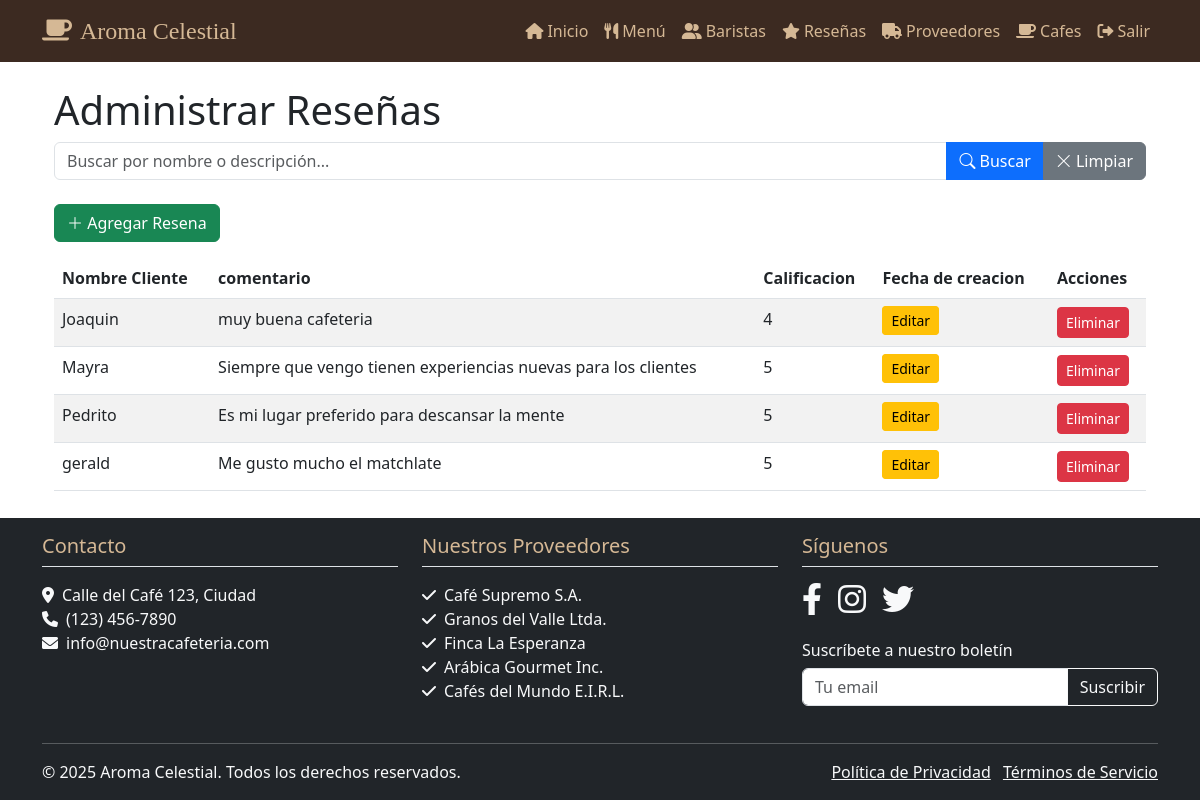
The page /admin_resena/ (signed in) on the database its author committed.
### miapp/models.py (models this page shows)
class Resena(models.Model):
    id = models.AutoField(primary_key=True)
    nombre_cliente = models.CharField(max_length=100)
    calificacion = models.IntegerField()
    comentario = models.TextField()
    fecha_creacion = models.DateTimeField(auto_now_add=True)

### miapp/views.py (the view, shortened to what this page needs)
# urls.py: path('admin_resena/', views.ResenaAdminView.as_view(), name='resena_admin'),
class ResenaAdminView(PermissionProtectedTemplateView):
    template_name = 'admin_resenas.html'
    group_required = 'Administrador'
    permission_required = 'cafeteria.can_edit_menu'
    model = Resena
    form_class = ResenaForm
    context_object_name = 'resenas'
    paginate_by = 10
    search_fields = ['nombre_cliente']  # Campos para buscar
    def get_context_data(self, **kwargs):
        context = super().get_context_data(**kwargs)
        search_query = self.request.GET.get('q', '')
        if search_query:
            q_objects = Q()
            for field in self.search_fields:
                q_objects |= Q(**{f"{field}__icontains": search_query})
            resenas_list = self.model.objects.filter(q_objects).order_by('nombre_cliente')
        else:
            resenas_list = self.model.objects.all().order_by('nombre_cliente')
        paginator = Paginator(resenas_list, self.paginate_by)
        page_number = self.request.GET.get('page')
        page_obj = paginator.get_page(page_number)
        context['resenas'] = page_obj  # En lugar de cafes_list
        context['search_query'] = search_query
        context['form'] = self.form_class()
        proveedor_id = self.kwargs.get('id')
        if proveedor_id:
            context['resena'] = get_object_or_404(self.model, id=proveedor_id)
            context['form'] = self.form_class(instance=context['resena'])
        return context

### miapp/forms.py
class ResenaForm(forms.ModelForm):
    class Meta:
        model = Resena
        fields = ['nombre_cliente', 'comentario', 'calificacion']
        widgets = {
            'nombre_cliente': forms.TextInput(attrs={'class': 'form-control'}),
            'comentario': forms.Textarea(attrs={'class': 'form-control', 'rows': 2}),
            'calificacion': forms.NumberInput(attrs={'class': 'form-control', 'min': 1, 'max': 5}),
        }

### miapp/templatetags/user_tags.py (called while the page is built)
@register.filter(name='has_group')
def has_group(user, group_name):
    return user.groups.filter(name=group_name).exists()

### miapp/templates/admin_resenas.html (shortened to what this page needs)
{% extends 'base.html' %}
{% block content %}
<div class="container mt-4">
  <h1>Administrar Reseñas</h1>
  <form method="get" class="mb-4">
    <div class="input-group">
      <input
        type="text"
        name="q"
        class="form-control"
        placeholder="Buscar por nombre o descripción..."
        value="{{ search_query }}"
      >
      <button type="submit" class="btn btn-primary">
        <i class="bi bi-search"></i> Buscar
      </button>
      <a href="{% url 'resena_admin' %}" class="btn btn-secondary">
        <i class="bi bi-x-lg"></i> Limpiar
      </a>
    </div>
  </form>
  <button
    type="button"
    class="btn btn-success mb-3"
    data-bs-toggle="modal"
    data-bs-target="#resenasModal"
  >
    <i class="bi bi-plus-lg"></i> Agregar Resena
  </button>
 <table class="table table-striped">
    <thead>
      <tr>
        <th>Nombre Cliente</th>
        <th>comentario</th>
        <th>Calificacion</th>
        <th>Fecha de creacion</th>
        <th>Acciones</th>
      </tr>
    </thead>
    <tbody>
      {% for resena in resenas %}
        <tr>
          <td>{{ resena.nombre_cliente }}</td>
          <td>{{ resena.comentario }}</td>
          <td>{{ resena.calificacion }}</td>
          <td>
            <a
              href="{% url 'resena_admin' resena.id %}"
              class="btn btn-warning btn-sm"
              style="display: inline;"
            > Editar
            </a>
            </td>
            <td>
              <button
                type="button"
                class="btn btn-danger btn-sm inline"
                onclick="abrirModalEliminar({{ resena.id }} , '{{ resena.nombre_cliente }}')"
              > Eliminar
              </button>
          </td>
        </tr>
      {% empty %}
        <tr>
          <td colspan="5">No se encontraron resenas{% if search_query %} para "{{ search_query }}"{% endif %}.</td>
        </tr>
      {% endfor %}
    </tbody>
  </table>
</div>
{% endblock %}

### rows shown on the page
Resena: nombre_cliente "Joaquin", comentario "muy buena cafeteria", calificacion "4"
Resena: nombre_cliente "Mayra", comentario "Siempre que vengo tienen experiencias nuevas para los clientes", calificacion "5"
Resena: nombre_cliente "Pedrito", comentario "Es mi lugar preferido para descansar la mente", calificacion "5"
Resena: nombre_cliente "gerald", comentario "Me gusto mucho el matchlate", calificacion "5"
